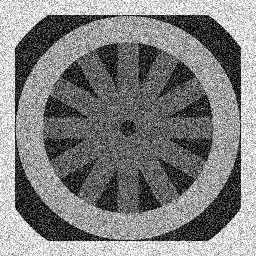
%> input picture cwheelnoise.gif, 256 x 256 px
$ octave anistro_cwheelnoise.m   (GNU Octave 9; MATLAB toolbox functions it lacks are replaced by stand-ins)
%> lines starting %> are read from the running program, lines starting %| are printed output that depends on the picture
X = imread('cwheelnoise.gif');
%> X is the input picture: size 256x256 uint8; min 0, max 255, mean 128
i_1 = inputdlg('number of iterations');
%> the answer given: 2
k_1 = inputdlg('number of K');
%> the answer given: 3
g_1 = inputdlg('g():1 for exponential  2 for inverse quadratic')
%> the answer given: 1
i = str2num(cell2mat(i_1));
k = str2num(cell2mat(k_1));
g = str2num(cell2mat(g_1));
[M,N] = size(X);
%> M = 256; N = 256
iterateImage = double(X);
FinalImage = zeros(M,N);
iterateNum = i;
K = k;
g_mode = g;

while(iterateNum > 0)

    for x = 1 : M
        for y = 1 : N
            if(x ~=1 &&x~=M &&y ~=1&&y ~=N)
            GradientN = iterateImage(x,y+1) - iterateImage(x,y);
            GradientS = iterateImage(x,y-1) - iterateImage(x,y);
            GradientE = iterateImage(x+1,y) - iterateImage(x,y);
            GradientW = iterateImage(x-1,y) - iterateImage(x,y);
            Cn = ConCoefficient(g_mode,GradientN,K);
            Cs = ConCoefficient(g_mode,GradientS,K);
            Ce = ConCoefficient(g_mode,GradientE,K);
            Cw = ConCoefficient(g_mode,GradientW,K);
            FinalImage(x,y) = iterateImage(x,y) +0.25*(GradientN * Cn + GradientS * Cs + GradientE * Ce + GradientW * Cw);
            else
                FinalImage(x,y) = iterateImage(x,y);
            end


        end
    end
    iterateNum = iterateNum -1;
    iterateImage = FinalImage;
end
%> after the loop, Ce = 0.772; Cn = 0.0113; Cs = 7.91e-05; Cw = 0.00154; GradientE = 2.33; GradientN = 40.33; GradientS = 85; GradientW = 58.27; iterateNum = 0
gray128 = zeros(1,M)
for x = 1 : M
    gray128(1,x) = iterateImage(x,128);
end
%> after the loop, gray128 = 256 values, max 255 at index 1, min 0.392 at index 241, mean 121
I = uint8(iterateImage)
SpokeImage = iterateImage
for x = 1 : M
       for y = 1 : N
           if SpokeImage(x,y) < 89 || SpokeImage(x,y)>105
               SpokeImage(x,y) = 255;
           end
       end
end
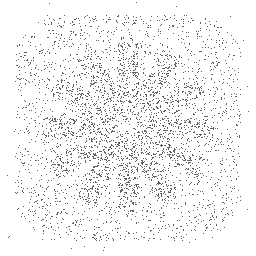
%> SpokeImage: size 256x256 double; min 89, max 255, mean 244.2
figure(1)
subplot(1,2,1)
imshow(X)
title('original image')
subplot(1,2,2)
imhist(X)
title('original hist')
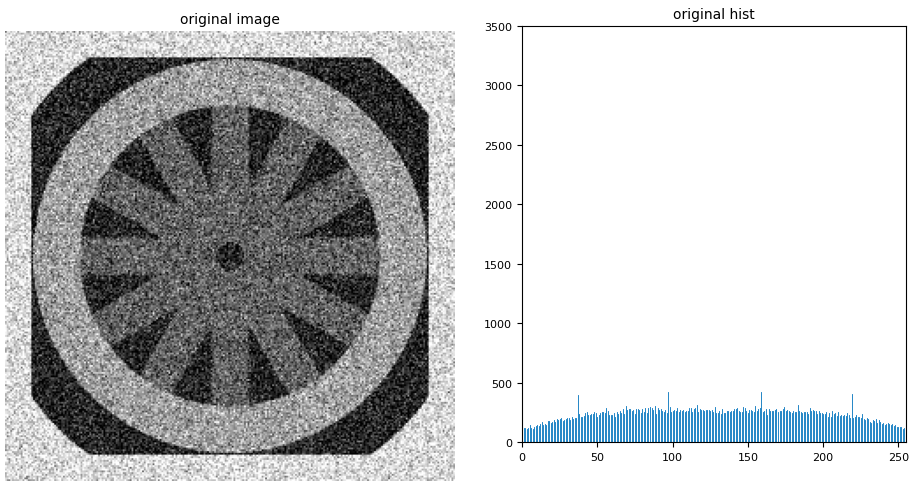
%> figure redrawn from the program's plot data, 2 panels

figure(2)
subplot(1,2,1)
imshow(I)
title('new image')
subplot(1,2,2)
imhist(I);
title('new hist')
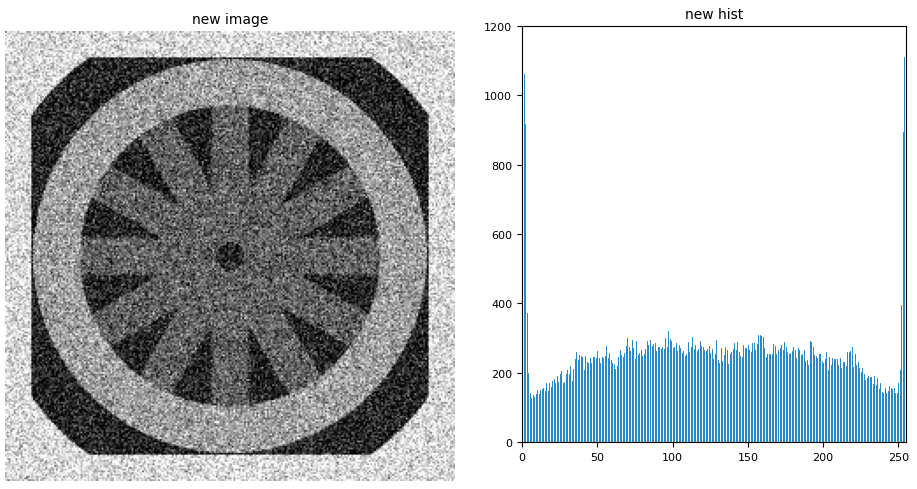
%> figure redrawn from the program's plot data, 2 panels

figure(3)
plot(gray128)
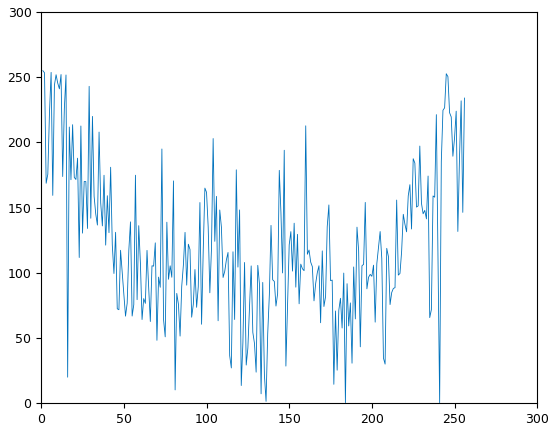
%> figure redrawn from the program's plot data; curve peaks at x = 1, y = 255


figure(4)
imshow(uint8(SpokeImage))
